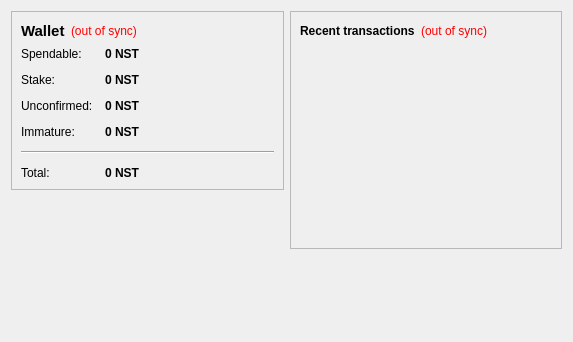
<?xml version="1.0" encoding="UTF-8"?>
<ui version="4.0">
 <class>OverviewPage</class>
 <widget class="QWidget" name="OverviewPage">
  <property name="geometry">
   <rect>
    <x>0</x>
    <y>0</y>
    <width>573</width>
    <height>342</height>
   </rect>
  </property>
  <property name="windowTitle">
   <string>Form</string>
  </property>
  <layout class="QHBoxLayout" name="horizontalLayout" stretch="1,1">
   <item>
    <layout class="QVBoxLayout" name="verticalLayout_2">
     <item>
      <widget class="QFrame" name="frame">
       <property name="frameShape">
        <enum>QFrame::StyledPanel</enum>
       </property>
       <property name="frameShadow">
        <enum>QFrame::Raised</enum>
       </property>
       <layout class="QVBoxLayout" name="verticalLayout_4">
        <item>
         <layout class="QHBoxLayout" name="horizontalLayout_4">
          <item>
           <widget class="QLabel" name="label_5">
            <property name="font">
             <font>
              <pointsize>11</pointsize>
              <weight>75</weight>
              <bold>true</bold>
             </font>
            </property>
            <property name="text">
             <string>Wallet</string>
            </property>
           </widget>
          </item>
          <item>
           <widget class="QLabel" name="labelWalletStatus">
            <property name="toolTip">
             <string>The displayed information may be out of date. Your wallet automatically synchronizes with the Nest network after a connection is established, but this process has not completed yet.</string>
            </property>
            <property name="styleSheet">
             <string notr="true">QLabel { color: red; }</string>
            </property>
            <property name="text">
             <string notr="true">(out of sync)</string>
            </property>
            <property name="alignment">
             <set>Qt::AlignLeading|Qt::AlignLeft|Qt::AlignVCenter</set>
            </property>
           </widget>
          </item>
          <item>
           <spacer name="horizontalSpacer_2">
            <property name="orientation">
             <enum>Qt::Horizontal</enum>
            </property>
            <property name="sizeHint" stdset="0">
             <size>
              <width>40</width>
              <height>20</height>
             </size>
            </property>
           </spacer>
          </item>
         </layout>
        </item>
        <item>
         <layout class="QFormLayout" name="formLayout_2">
          <property name="fieldGrowthPolicy">
           <enum>QFormLayout::AllNonFixedFieldsGrow</enum>
          </property>
          <property name="horizontalSpacing">
           <number>12</number>
          </property>
          <property name="verticalSpacing">
           <number>12</number>
          </property>
          <item row="0" column="0">
           <widget class="QLabel" name="label">
            <property name="text">
             <string>Spendable:</string>
            </property>
           </widget>
          </item>
          <item row="0" column="1">
           <widget class="QLabel" name="labelBalance">
            <property name="font">
             <font>
              <weight>75</weight>
              <bold>true</bold>
             </font>
            </property>
            <property name="cursor">
             <cursorShape>IBeamCursor</cursorShape>
            </property>
            <property name="toolTip">
             <string>Your current spendable balance</string>
            </property>
            <property name="text">
             <string notr="true">0 NST</string>
            </property>
            <property name="textInteractionFlags">
             <set>Qt::LinksAccessibleByMouse|Qt::TextSelectableByKeyboard|Qt::TextSelectableByMouse</set>
            </property>
           </widget>
          </item>
          <item row="1" column="0">
           <widget class="QLabel" name="label_6">
            <property name="text">
             <string>Stake:</string>
            </property>
           </widget>
          </item>
          <item row="1" column="1">
           <widget class="QLabel" name="labelStake">
            <property name="font">
             <font>
              <weight>75</weight>
              <bold>true</bold>
             </font>
            </property>
            <property name="cursor">
             <cursorShape>IBeamCursor</cursorShape>
            </property>
            <property name="toolTip">
             <string>Total of coins that was staked, and do not yet count toward the current balance</string>
            </property>
            <property name="text">
             <string notr="true">0 NST</string>
            </property>
            <property name="textInteractionFlags">
             <set>Qt::LinksAccessibleByMouse|Qt::TextSelectableByKeyboard|Qt::TextSelectableByMouse</set>
            </property>
           </widget>
          </item>
          <item row="2" column="0">
           <widget class="QLabel" name="label_3">
            <property name="text">
             <string>Unconfirmed:</string>
            </property>
           </widget>
          </item>
          <item row="2" column="1">
           <widget class="QLabel" name="labelUnconfirmed">
            <property name="font">
             <font>
              <weight>75</weight>
              <bold>true</bold>
             </font>
            </property>
            <property name="cursor">
             <cursorShape>IBeamCursor</cursorShape>
            </property>
            <property name="toolTip">
             <string>Total of transactions that have yet to be confirmed, and do not yet count toward the current balance</string>
            </property>
            <property name="text">
             <string notr="true">0 NST</string>
            </property>
            <property name="textInteractionFlags">
             <set>Qt::LinksAccessibleByMouse|Qt::TextSelectableByKeyboard|Qt::TextSelectableByMouse</set>
            </property>
           </widget>
          </item>
          <item row="3" column="0">
           <widget class="QLabel" name="labelImmatureText">
            <property name="text">
             <string>Immature:</string>
            </property>
           </widget>
          </item>
          <item row="3" column="1">
           <widget class="QLabel" name="labelImmature">
            <property name="font">
             <font>
              <weight>75</weight>
              <bold>true</bold>
             </font>
            </property>
            <property name="toolTip">
             <string>Mined balance that has not yet matured</string>
            </property>
            <property name="text">
             <string notr="true">0 NST</string>
            </property>
            <property name="textInteractionFlags">
             <set>Qt::LinksAccessibleByMouse|Qt::TextSelectableByKeyboard|Qt::TextSelectableByMouse</set>
            </property>
           </widget>
          </item>
          <item row="4" column="0" colspan="2">
           <widget class="Line" name="line">
            <property name="orientation">
             <enum>Qt::Horizontal</enum>
            </property>
           </widget>
          </item>
          <item row="5" column="0">
           <widget class="QLabel" name="labelTotalText">
            <property name="text">
             <string>Total:</string>
            </property>
           </widget>
          </item>
          <item row="5" column="1">
           <widget class="QLabel" name="labelTotal">
            <property name="font">
             <font>
              <weight>75</weight>
              <bold>true</bold>
             </font>
            </property>
            <property name="cursor">
             <cursorShape>IBeamCursor</cursorShape>
            </property>
            <property name="toolTip">
             <string>Your current total balance</string>
            </property>
            <property name="text">
             <string notr="true">0 NST</string>
            </property>
            <property name="textInteractionFlags">
             <set>Qt::LinksAccessibleByMouse|Qt::TextSelectableByKeyboard|Qt::TextSelectableByMouse</set>
            </property>
           </widget>
          </item>
         </layout>
        </item>
       </layout>
      </widget>
     </item>
     <item>
      <spacer name="verticalSpacer">
       <property name="orientation">
        <enum>Qt::Vertical</enum>
       </property>
       <property name="sizeHint" stdset="0">
        <size>
         <width>20</width>
         <height>40</height>
        </size>
       </property>
      </spacer>
     </item>
    </layout>
   </item>
   <item>
    <layout class="QVBoxLayout" name="verticalLayout_3">
     <item>
      <widget class="QFrame" name="frame_2">
       <property name="frameShape">
        <enum>QFrame::StyledPanel</enum>
       </property>
       <property name="frameShadow">
        <enum>QFrame::Raised</enum>
       </property>
       <layout class="QVBoxLayout" name="verticalLayout">
        <item>
         <layout class="QHBoxLayout" name="horizontalLayout_2">
          <item>
           <widget class="QLabel" name="label_4">
            <property name="text">
             <string>&lt;b&gt;Recent transactions&lt;/b&gt;</string>
            </property>
           </widget>
          </item>
          <item>
           <widget class="QLabel" name="labelTransactionsStatus">
            <property name="toolTip">
             <string>The displayed information may be out of date. Your wallet automatically synchronizes with the Nest network after a connection is established, but this process has not completed yet.</string>
            </property>
            <property name="styleSheet">
             <string notr="true">QLabel { color: red; }</string>
            </property>
            <property name="text">
             <string notr="true">(out of sync)</string>
            </property>
            <property name="alignment">
             <set>Qt::AlignRight|Qt::AlignTrailing|Qt::AlignVCenter</set>
            </property>
           </widget>
          </item>
          <item>
           <spacer name="horizontalSpacer">
            <property name="orientation">
             <enum>Qt::Horizontal</enum>
            </property>
            <property name="sizeHint" stdset="0">
             <size>
              <width>40</width>
              <height>20</height>
             </size>
            </property>
           </spacer>
          </item>
         </layout>
        </item>
        <item>
         <widget class="QListView" name="listTransactions">
          <property name="styleSheet">
           <string notr="true">QListView { background: transparent; }</string>
          </property>
          <property name="frameShape">
           <enum>QFrame::NoFrame</enum>
          </property>
          <property name="verticalScrollBarPolicy">
           <enum>Qt::ScrollBarAlwaysOff</enum>
          </property>
          <property name="horizontalScrollBarPolicy">
           <enum>Qt::ScrollBarAlwaysOff</enum>
          </property>
          <property name="selectionMode">
           <enum>QAbstractItemView::NoSelection</enum>
          </property>
         </widget>
        </item>
       </layout>
      </widget>
     </item>
     <item>
      <spacer name="verticalSpacer_2">
       <property name="orientation">
        <enum>Qt::Vertical</enum>
       </property>
       <property name="sizeHint" stdset="0">
        <size>
         <width>20</width>
         <height>40</height>
        </size>
       </property>
      </spacer>
     </item>
    </layout>
   </item>
  </layout>
 </widget>
 <resources/>
 <connections/>
</ui>
